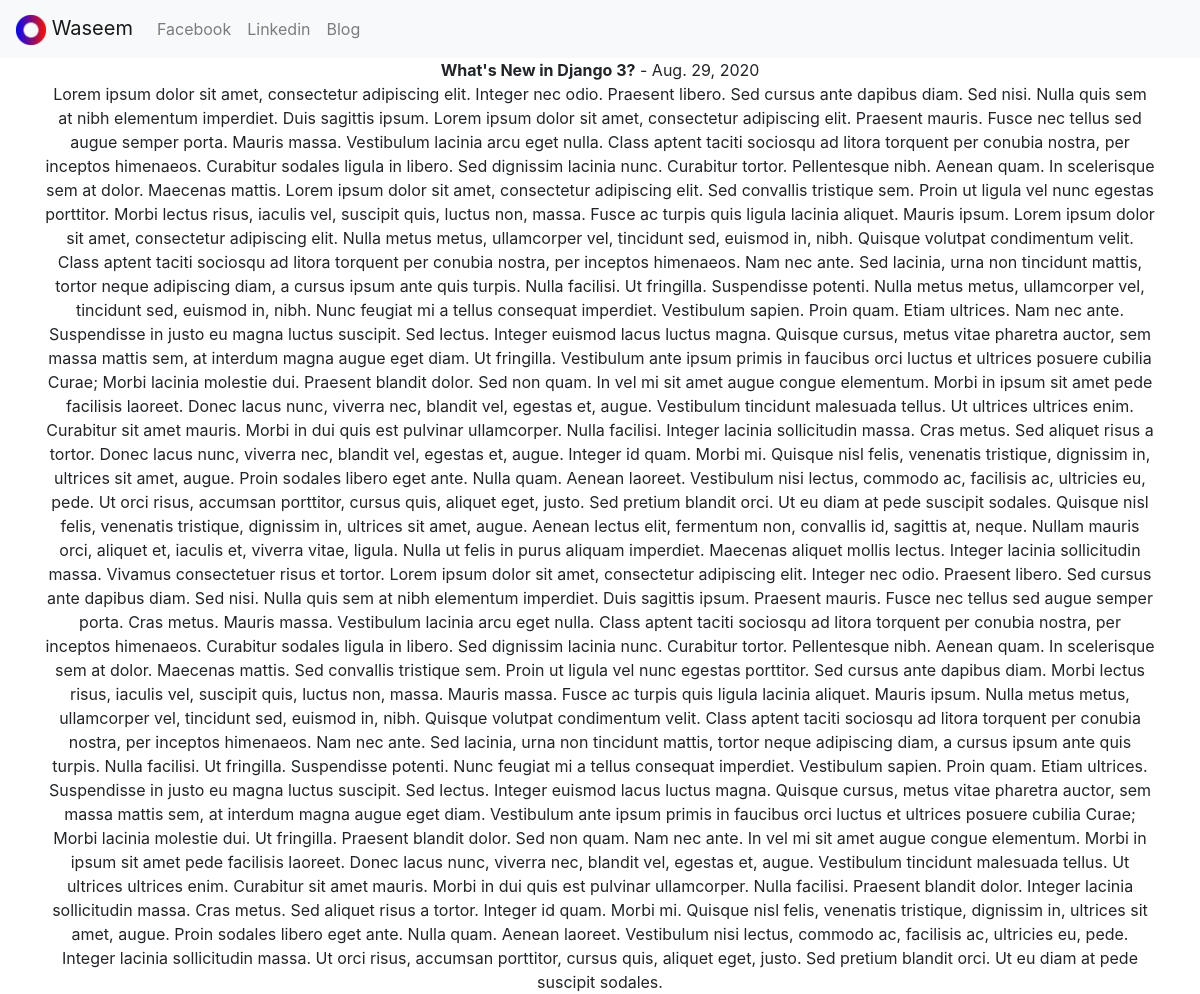
The page /blog/1 on the database its author committed.
### blog/models.py (models this page shows, shortened)
class Blog(models.Model):
    title = models.CharField(max_length=100)
    description = models.TextField()
    date = models.DateField()

### blog/views.py (the view)
# urls.py: path('<int:blog_id>', views.detail, name='detail')
def detail(request, blog_id):
    blog = get_object_or_404(Blog, pk=blog_id)
    return render(request, 'blog/detail.html', {'blog': blog})

### blog/templates/blog/detail.html (shortened to what this page needs)
{% extends 'personal_portfolio/header.html' %}
        {% block content %}
        <div class="container text-center">
            <b>{{ blog.title }}</b> - {{ blog.date }}<br>
            {{ blog.description}}<br>
        </div>
        {% endblock %}

### rows shown on the page
Blog: title "What's New in Django 3?", date "Aug. 29, 2020", description "Lorem ipsum dolor sit amet, consectetur adipiscing elit. Integer nec odio. Praesent libero. Sed cursus ante dapibus diam. Sed nisi. Nulla quis sem at nibh elementum imperdiet. Duis sagittis ipsum. Lorem ipsum dolor sit amet, consectetur adipiscing elit. Praesent mauris. Fusce nec tellus sed augue semper porta. Mauris massa. Vestibulum lacinia arcu eget nulla. Class aptent taciti sociosqu ad litora torquent per conubia nostra, per inceptos himenaeos. Curabitur sodales ligula in libero. Sed dignissim lacinia nunc. Curabitur tortor. Pellentesque nibh. Aenean quam. In scelerisque sem at dolor. Maecenas mattis. Lorem ipsum dolor sit amet, consectetur adipiscing elit. Sed convallis tristique sem.…"
